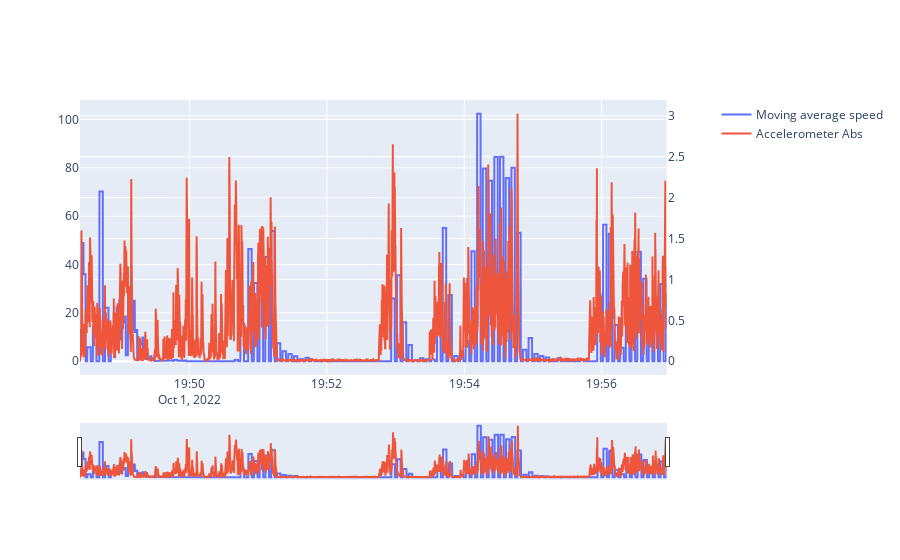

Notebook cell for this chart:
### Code cell
fig_speed_acc = make_subplots(specs=[[{'secondary_y': True}]])
fig_speed_acc.add_trace(
    go.Scatter(
        x=df['timestamp'], 
        y=df['_speed_kmhr_sma'], 
        name='Moving average speed'
    )
)
fig_speed_acc.add_trace(
    go.Scatter(
        x=df['timestamp'], 
        y=df['_accelerometer_abs'], 
        name='Accelerometer Abs'
    ),
    secondary_y=True
)
fig_speed_acc.update_layout(
    xaxis=dict(
        rangeslider=dict(visible=True)
        , type='date'
    )
)

### Figure 1 — Plotly figure (JSON) as saved in the notebook; plotly's stock layout.template omitted (floating-point values rounded to 4 significant figures; data arrays with more than 128 entries replaced by an {"elided": "..."} marker saying what was removed)
{"data": [{"name": "Moving average speed", "type": "scatter", "x": {"elided": "4551 str values"}, "y": {"elided": "4551 float values"}}, {"name": "Accelerometer Abs", "type": "scatter", "x": {"elided": "4551 str values"}, "xaxis": "x", "y": {"elided": "4551 float values"}, "yaxis": "y2"}], "layout": {"xaxis": {"anchor": "y", "domain": [0, 0.94], "rangeslider": {"visible": true}, "type": "date"}, "yaxis": {"anchor": "x", "domain": [0, 1]}, "yaxis2": {"anchor": "x", "overlaying": "y", "side": "right"}}}
